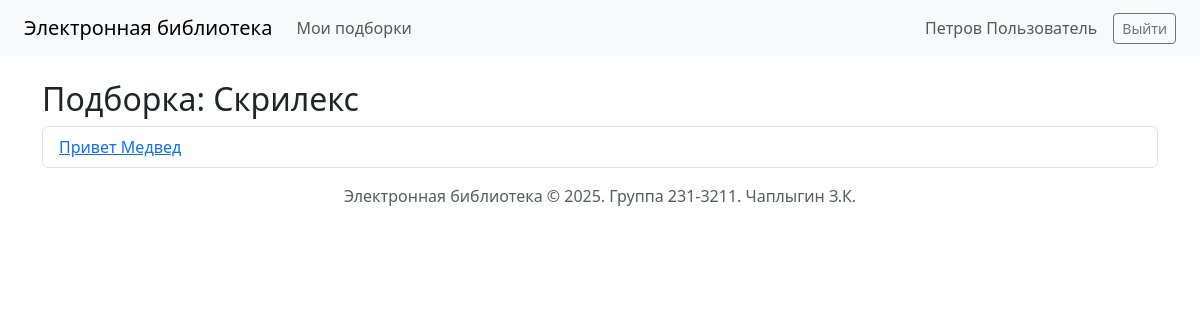
The app's page /collection/1 (signed in), older data.
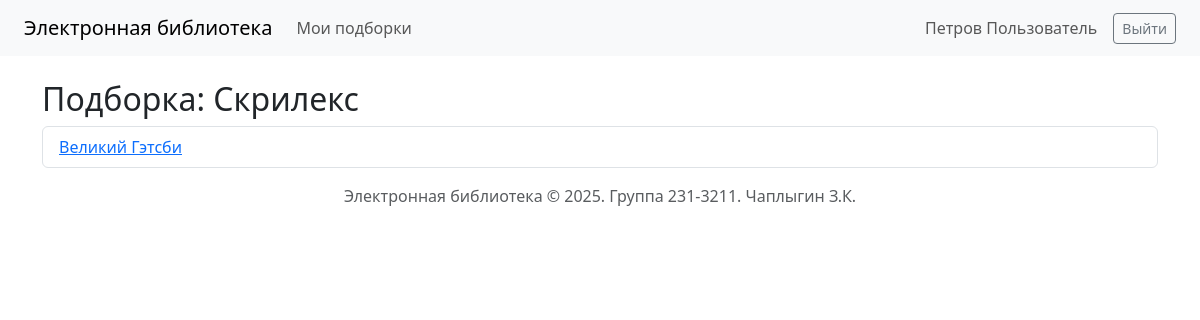
The same page, newer data.
### app/models.py (models this page shows, shortened)
class Book(db.Model):
    id = db.Column(db.Integer, primary_key=True)
    title = db.Column(db.String(255), nullable=False)
    description = db.Column(db.Text, nullable=False)
    year = db.Column(db.Integer, nullable=False)
    publisher = db.Column(db.String(255), nullable=False)
    author = db.Column(db.String(255), nullable=False)
    pages = db.Column(db.Integer, nullable=False)
    cover_id = db.Column(db.Integer, db.ForeignKey('cover.id'), nullable=True)
    genres = db.relationship('Genre', secondary=book_genre, backref=db.backref('books', lazy='dynamic'))
    reviews = db.relationship('Review', backref='book', lazy=True, cascade="all, delete-orphan")

### app/routes/collections.py (the view)
@bp.route('/collection/<int:id>')
@login_required
def view_collection(id):
    collection = Collection.query.get_or_404(id)
    if collection.user_id != current_user.id:
        flash("У вас нет доступа к этой подборке", "danger")
        return redirect(url_for('collections.list_collections'))
    return render_template('collections/view.html', collection=collection)

### app/models.py (called while the page is built)
@login_manager.user_loader
def load_user(user_id):
    return User.query.get(int(user_id))

    def get_full_name(self):
        return f'{self.last_name} {self.first_name} {self.middle_name or ""}'.strip()

### app/templates/collections/view.html (shortened to what this page needs)
{% extends 'base.html' %}
{% block content %}
<h2>Подборка: {{ collection.name }}</h2>
<ul class="list-group">
    {% for book in collection.books %}
        <li class="list-group-item">
            <a href="{{ url_for('books.view', id=book.id) }}">{{ book.title }}</a>
        </li>
    {% endfor %}
</ul>
{% endblock %}

Row changes from the older to the newer data that the page shows:
no longer on this page (row edited): Book: title "Привет Медвед"
added Book: title "Великий Гэтсби"
